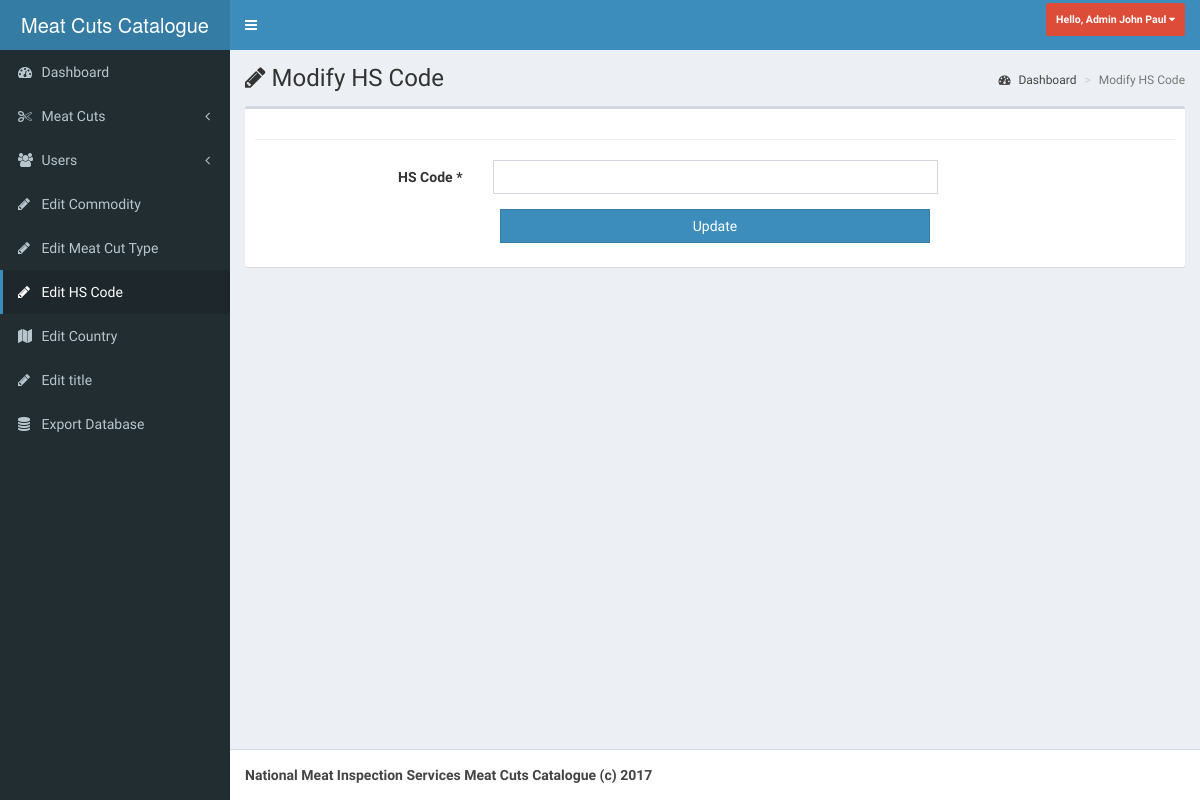
Page /pages/admin/modify-code.php (signed in) on the committed database.
### tables this page shows
CREATE TABLE `title_footer` (
  `id` int(11) NOT NULL,
  `title` varchar(255) NOT NULL,
  `name` varchar(255) NOT NULL,
  `mini_name` varchar(255) NOT NULL,
  `footer` varchar(255) NOT NULL
);

CREATE TABLE `accounts_tbl` (
  `id` int(11) NOT NULL,
  `lastname` varchar(255) NOT NULL,
  `firstname` varchar(255) NOT NULL,
  `middlename` varchar(255) NOT NULL,
  `username` varchar(255) NOT NULL,
  `password` varchar(255) NOT NULL,
  `role` varchar(1) NOT NULL
);

### pages/admin/modify-code.php (the view, shortened to what this page needs)
<?php include '../../includes/functions.php';
      include '../../includes/admin-session.php';
    ?>
<!DOCTYPE html>
<html>
<head>
  <link rel="stylesheet" href="../../bootstrap/css/bootstrap.min.css">
  <link rel="stylesheet" href="https://cdnjs.cloudflare.com/ajax/libs/font-awesome/4.5.0/css/font-awesome.min.css">
  <link rel="stylesheet" href="https://cdnjs.cloudflare.com/ajax/libs/ionicons/2.0.1/css/ionicons.min.css">
  <link rel="stylesheet" href="../../dist/css/AdminLTE.min.css">
      <link href="../../plugins/animate.css/animate.min.css" rel="stylesheet">
  <link rel="stylesheet" href="../../dist/css/skins/_all-skins.min.css">
    <link rel="stylesheet" href="../../plugins/parsleyjs/src/parsley.css">
            <link rel="stylesheet" href="../../build/sweetalert.css">
  <link rel="stylesheet" href="../../plugins/select2/select2.min.css">
</head>
<body class="hold-transition skin-blue sidebar-mini">
<div class="wrapper">
  <header class="main-header">
    <a href="dashboard.php" class="logo">
      <span class="logo-lg"><?php echo $sitename?></span>
    </a>
    <nav class="navbar navbar-static-top">
      <a href="#" class="sidebar-toggle" data-toggle="offcanvas" role="button">
      </a>
      <div class="navbar-custom-menu">
        <ul class="nav navbar-nav">
          <li class="dropdown user user-menu">
            <a href="#" class="dropdown-toggle" data-toggle="dropdown">
              <span class="hidden-xs"><?php echo $firstname?> </span>
            </a>
      </div>
    </nav>
  </header>
  <aside class="main-sidebar">
    <section class="sidebar">
      <ul class="sidebar-menu">
        <li>
          <a href="dashboard.php">
            <i class="fa fa-dashboard"></i> <span>Dashboard</span>
          </a>
        </li>
        <li>
          <a href="#">
            <i class="fa fa-cut"></i> <span>Meat Cuts</span>
            <span class="pull-right-container">
              <i class="fa fa-angle-left pull-right"></i>
            </span>
          </a>
        </li>
        <li>
          <a href="#">
            <i class="fa fa-users"></i> <span>Users</span>
            <span class="pull-right-container">
              <i class="fa fa-angle-left pull-right"></i>
            </span>
          </a>
        </li>
        <li>
          <a href="edit-commodity.php">
            <i class="fa fa-pencil"></i> <span>Edit Commodity</span>
          </a>
        </li>
          <li>
          <a href="edit-meatcut.php">
            <i class="fa fa-pencil"></i> <span>Edit Meat Cut Type</span>
          </a>
        </li>
          <li class="active">
          <a href="edit-hscode.php">
            <i class="fa fa-pencil"></i> <span>Edit HS Code</span>
          </a>
        </li>
        <li>
          <a href="edit-country.php">
            <i class="fa fa-map"></i> <span>Edit Country</span>
          </a>
        </li>
        <li>
          <a href="edit-title.php">
            <i class="fa fa-pencil"></i> <span>Edit title</span>
          </a>
        </li>
        <li>
          <a href="export.php">
            <i class="fa fa-database"></i> <span>Export Database</span>
          </a>
        </li>
      </ul>
    </section>
  </aside>
  <div class="content-wrapper">
    <section class="content-header">
      <h1>
        <i class="fa fa-pencil"></i> Modify HS Code
      </h1>
      <ol class="breadcrumb">
        <li><a href="#"><i class="fa fa-dashboard"></i> Dashboard</a></li>
        <li class="active">Modify HS Code</li>
      </ol>
    </section>
    <section class="content">
      <div class="box">
        <div class="box-body">
<hr>
    <form method="post" class="form-horizontal form-label-left" id="form" data-parsley-validate>
    <div class="item form-group">
    <label class="control-label col-md-3 col-sm-3 col-xs-6">HS Code<span class="required"> *</span></label>
    <div class="col-md-6 col-sm-6 col-xs-12">
        <input type="text" name="code" value="<?php echo $code?>" class="form-control col-md-7 col-xs-12" >
      </div>
      </div>
        <div class="col-md-6 col-md-offset-3">
          <button type="submit" class="btn btn-primary btn-block btn-flat" name="btn-update">Update</button>
        </div>
    </form>
        </div>
      </div>
    </section>
  </div>
  <footer class="main-footer">
    <strong><?php echo $footer?></strong>
  </footer>
</div>
</body>
</html>

### includes/admin-session.php (shortened to what this page needs)
<?php
include 'config.php';
$res 	= $db->query("SELECT * FROM accounts_tbl WHERE id=".$_SESSION['admin']);
$row 	= $res->fetch_object();
$first 	= $row->firstname;
$role 	= $row->role;
if($role == 0){
	$firstname = '<label style="padding:10px;font-weight:bolder" class="label label-danger">Hello, Admin '.$first.' <i class="fa fa-caret-down"></i> </label>';
}
elseif($role == 1){
	$firstname = '<label style="padding:10px;font-weight:bolder" class="label label-danger">Hello, '.$first.' <i class="fa fa-caret-down"></i> </label>';
}
$opt 	  = $db->query("SELECT * FROM title_footer");
$row 	  = $opt->fetch_object();
$sitename = $row->name;
$footer   = $row->footer;

### rows in the picture
title_footer: name "Meat Cuts Catalogue", footer "National Meat Inspection Services Meat Cuts Catalogue (c) 2017"
accounts_tbl: firstname "John Paul"
